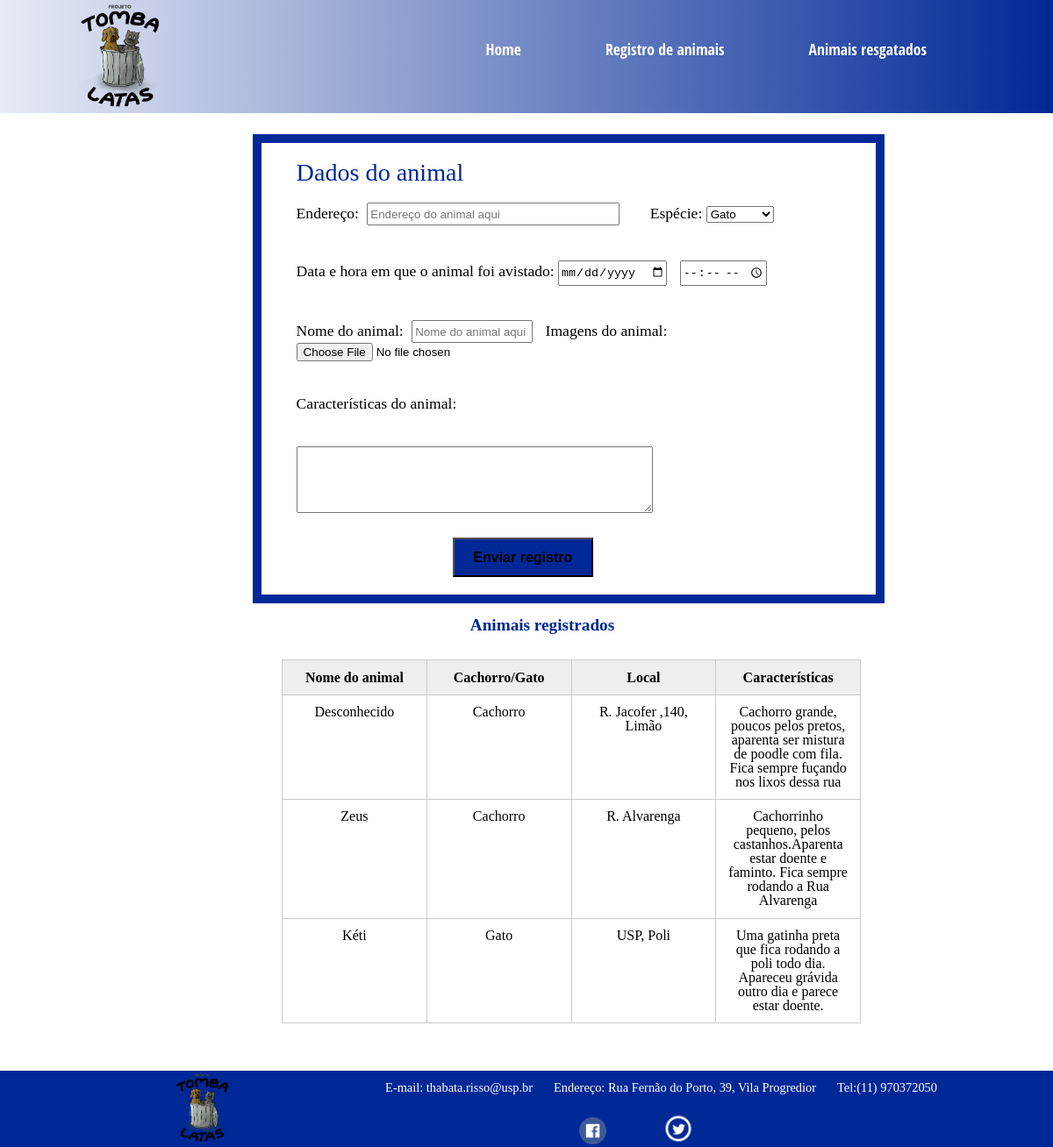
The app's page /registro.html (signed in) with its own data.
### perfis/models.py (models this page shows, shortened)
class PerfilCao(models.Model):
    nome = models.CharField(max_length = 30, null = False)
    tipo = models.CharField(max_length=255, default = 'SOME STRING')
    endereco=models.CharField(max_length = 50, null=False)
    caracteristicas= models.CharField(max_length = 200, null = False)
    usuario = models.OneToOneField(User, related_name="perfil", on_delete=models.CASCADE)

### perfis/views.py (the view)
# urls.py: path('registro.html', views.registro, name='registro'),
@login_required
def registro(request):
    return render(request, 'registro.html', {'perfis':PerfilCao.objects.all(),'perfil_logado' : get_perfil_logado(request)})

### perfis/views.py (called while the page is built)
def get_perfil_logado(request):
    return request.user

### perfis/templates/registro.html (shortened to what this page needs)
{% load staticfiles %}
<!DOCTYPE html>
<html>
    <head>
        <link rel="stylesheet" href="{% static "styles/reset.css" %}">
        <link rel="stylesheet" href="{% static "styles/registro.css" %}">
    </head>
    <body>
        <aside>
                    <ul>
                        <li class="animais"><a href="galeria.html">Animais resgatados</a></li>
                        <li class="registro"><a href="registro.html">Registro de animais</a></li>
                        <li class="home"><a href="ONGTombaLata.html">Home</a></li>
                    </ul>
                    <img class="logo" src="{% static "img/tombalataTransparente.png" %}">
        </aside>
        <main>
            <div class="formulario">
                <form id="form-adiciona" role="form" method="post" enctype="multipart/form-data"
                {% csrf_token %}
                    <fieldset>
                        <legend>Dados do animal</legend>
                        <label for="endereco">Endereço:</label>
                        <input id="endereco" name="endereco" placeholder="Endereço do animal aqui" required>
                        <label id="especie">Espécie:</label>
                        <select id="tipo">
                            <option name="especie" id="gato" value="gato">Gato</option>
                        </select>
                    </fieldset>
                    <fieldset>
                        <label for="data">Data e hora em que o animal foi avistado:</label>
                        <input type="date" id="data">
                        <input type="time" id="tempo">
                    </fieldset>
                    <fieldset>
                        <label for="nomeanimal">Nome do animal: </label>
                        <input id="nomeanimal" name="nomeanimal" placeholder="Nome do animal aqui">
                        <label for="img">Imagens do animal:</label>
                        <input type="file" name="imagens" id="file">
                    </fieldset>
                    <fieldset>
                        <label for="caracteristicas" id="textcara">Características do animal:</label>
                    </fieldset>
                    <fieldset class="quadrado">
                        <textarea id="caracteristicas" name="caracteristicas" cols="70" rows="5" required></textarea>
                    </fieldset>
                    <button type="submit" id="botao">Enviar registro</button>
                </form>
            </div>
            <h1 id="titulo">Animais registrados</h1>
            <table>
                <thead>
                    <tr>
                        <th>Nome do animal</th>
                        <th>Cachorro/Gato</th>
                        <th>Local</th>
                        <th>Características</th>
                    </tr>
                </thead>
                <tbody id="tabela-resgatados">
                    {% for perfil in perfis %}
                    <tr class="resgatados" id="Bob">
                        <td class="info-nome">{{perfil.nome}}</td>
                        <td class="info-tipo">{{perfil.tipo}}</td>
                        <td class="info-local">{{perfil.endereco}}</td>
                        <td class="info-caracteristicas">{{perfil.caracteristicas}}</td>
                    </tr>
                   {% endfor %}
                   </tbody>
            </table>
        </main>
        <footer class="rodape-pagina">
            <p class="telefone">Tel:(11) 970372050</p>
            <p class="endereco">Endereço: Rua Fernão do Porto, 39, Vila Progredior</p>
            <p class="email">E-mail: thabata.risso@usp.br </p>
            <a href="http://facebook.com/ongtombalatas"><img class="face" src="{%  static "img/1491579586-yumminkysocialmedia21_83091.png" alt="Facebook" %}"></a>
            <a href="http://twitter.com/ongtombalatas"><img class="twitter" src="{% static "img/twitter.png" alt="Twitter"%}"></a>
            <img class="logo" src="{% static "img/tombalataTransparente.png" %}">
        </footer>
    </body>
</html>

### perfis/static/styles/registro.css (style rules this page uses)
aside { color: rgb(255,255,255); margin:0; font-size:110%; font-weight:bold; font-family: "Open Sans Condensed", sans-serif; height:90%; background-image: linear-gradient(to right,rgb(255,255,255)-10%,rgb(0,40,150)); }
aside .logo { width:9%; position:relative; left:7%; }
aside li { float:right; position:relative; left:-8%; margin:4%; }
:link { text-decoration:none; }
aside a { color:inherit; }
main { position:relative; width:55%; left:22%; top:25%; padding:2%; }
.rodape-pagina { background-color:rgb(0,40,150); color: #F2FFFC; width: 100%; height:15%; }
footer .logo { position:relative; left:10%; height:8%; width:6%; }
.rodape-pagina p { float:right; color:rgb(255,255,255); font-size:90%; margin:1%; position:relative; left:-10%; }
.face { position:relative; left:55%; width:2.6%; }
.twitter { position:relative; left:60%; width:3%; }
fieldset { padding:3%; width:100%; }
form { border: 10px solid rgb(0,40,150); padding:3%; width:100%; font-size:110%; }
legend { color:rgb(0,40,150); font-size:160%; }
#botao { height:45px; width:160px; position:relative; left:30%; background-color:rgb(0,40,150); font-size:medium; font-weight:bold; }
#especie { margin-left:30px; }
#endereco { width:280px; height:20px; margin-left:5px; }
#data, #tempo { height:25px; margin-right:10px; }
#nomeanimal { height:20px; width:130px; margin-left:5px; margin-right:10px; }
#caracteristicas { width:400px; margin-bottom: 5px; height:70px; }
table { width: 100%; margin-top:30px; margin-bottom : 30px; table-layout: fixed; position:relative; left:5%; }
td, th { padding: .7em; margin: 0; border: 1px solid #ccc; text-align: center; }
th { font-weight: bold; background-color: #EEE; }
#titulo { font-size: 120%; text-align:center; margin-top:15px; color:rgb(0,40,150); font-weight:bold; }

### records on screen
PerfilCao: nome "Desconhecido", tipo "Cachorro", endereco "R. Jacofer ,140, Limão", caracteristicas "Cachorro grande, poucos pelos pretos, aparenta ser mistura de poodle com fila. Fica sempre fuçando nos lixos dessa rua"
PerfilCao: nome "Zeus", tipo "Cachorro", endereco "R. Alvarenga", caracteristicas "Cachorrinho pequeno, pelos castanhos.Aparenta estar doente e faminto. Fica sempre rodando a Rua Alvarenga"
PerfilCao: nome "Kéti", tipo "Gato", endereco "USP, Poli", caracteristicas "Uma gatinha preta que fica rodando a poli todo dia. Apareceu grávida outro dia e parece estar doente."
